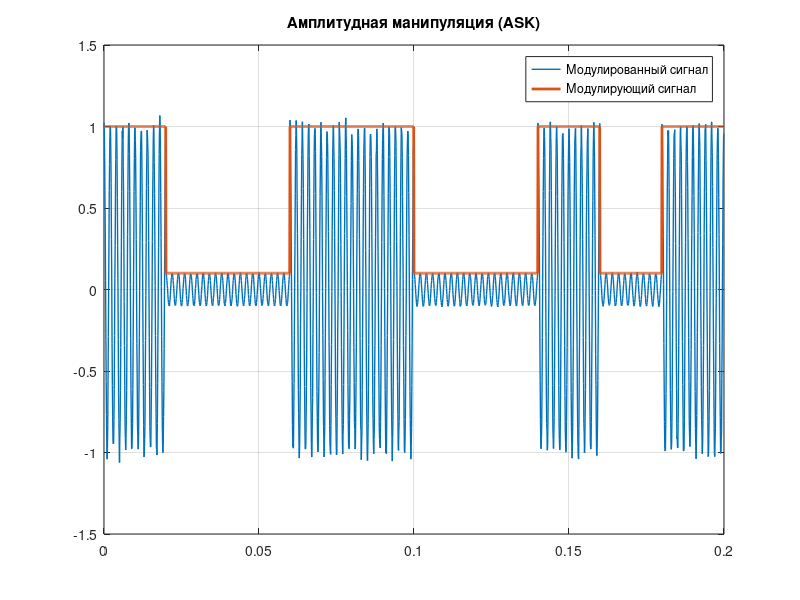
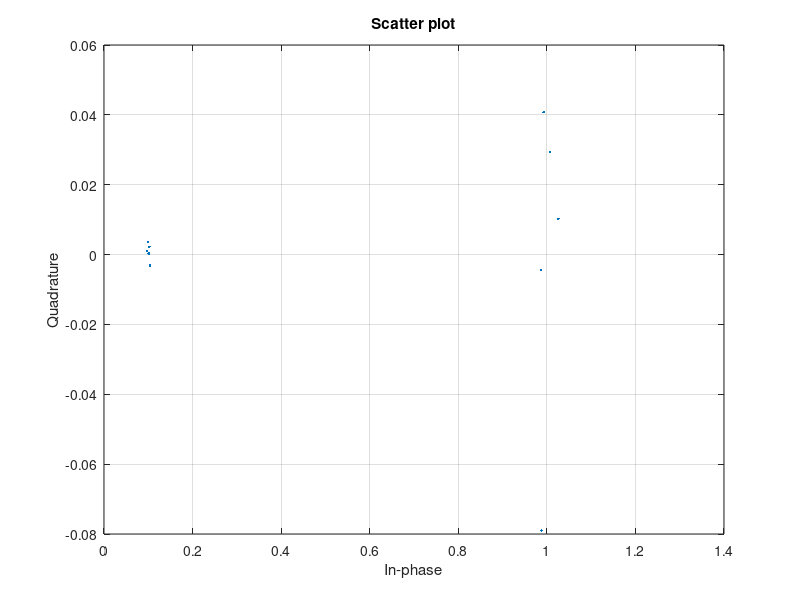
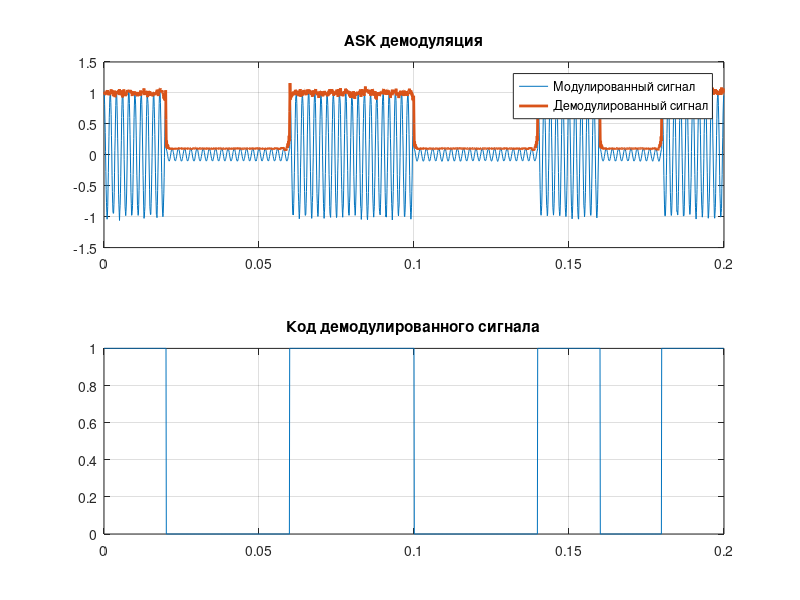

Source code (MATLAB) for these figures, in order:
clear, clc, close all
fs = 10000;
ts = 0: 1/fs: 0.2 - 1/fs;
N = length(ts);

%% несущий сигнал
fc = cos(2*pi*500*ts);
fc = awgn(fc,30); % Добавить белый Гауссов шум

%% модулирующий сигнал
code = [1 0.1 0.1 1 1 0.1 0.1 1 0.1 1]; % кодируемая последовательность
ns_bit = 200;% длина одного бита в отсчётах

am = repelem(code , ns_bit); % Модулирующий сигнал

%% Амплитудная манипуляция (ASK)
x = fc.*am;
figure;
plot(ts,x,'LineWidth',1), grid on, hold on
plot(ts, am , 'LineWidth',2 ) , grid on, hold on
legend({'Модулированный сигнал';'Модулирующий сигнал'})
title('Амплитудная манипуляция (ASK)')
h = hilbert(x);
scatterplot(h,ns_bit,round(ns_bit/2)) , grid on

%% ASK демодуляция
ah = abs(h);
dem = ah >=0.5;
figure;
subplot(2,1,1)
plot(ts,x,'LineWidth',0.5), grid on, hold on
plot(ts, ah , 'LineWidth',2 ) , grid on
legend({'Модулированный сигнал';'Демодулированный сигнал'})
title('ASK демодуляция')
subplot(2,1,2)
plot(ts, dem  ) , grid on
title('Код демодулированного сигнала')
